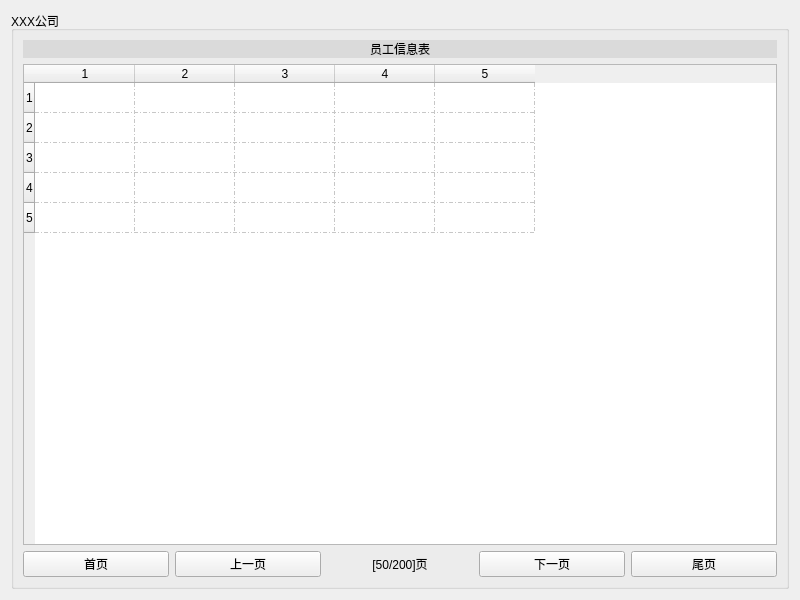
<?xml version="1.0" encoding="UTF-8"?>
<ui version="4.0">
 <class>Form</class>
 <widget class="QWidget" name="Form">
  <property name="geometry">
   <rect>
    <x>0</x>
    <y>0</y>
    <width>800</width>
    <height>600</height>
   </rect>
  </property>
  <property name="windowTitle">
   <string>Form</string>
  </property>
  <layout class="QVBoxLayout" name="verticalLayout">
   <item>
    <widget class="QGroupBox" name="groupBox">
     <property name="title">
      <string>XXX公司</string>
     </property>
     <layout class="QVBoxLayout" name="verticalLayout_2">
      <item>
       <widget class="QLabel" name="title">
        <property name="styleSheet">
         <string notr="true">background-color: rgb(218, 218, 218);</string>
        </property>
        <property name="text">
         <string>员工信息表</string>
        </property>
        <property name="alignment">
         <set>Qt::AlignCenter</set>
        </property>
       </widget>
      </item>
      <item>
       <widget class="QTableWidget" name="tableWidget">
        <property name="focusPolicy">
         <enum>Qt::NoFocus</enum>
        </property>
        <property name="gridStyle">
         <enum>Qt::DashDotLine</enum>
        </property>
        <property name="cornerButtonEnabled">
         <bool>false</bool>
        </property>
        <property name="rowCount">
         <number>5</number>
        </property>
        <property name="columnCount">
         <number>5</number>
        </property>
        <row/>
        <row/>
        <row/>
        <row/>
        <row/>
        <column/>
        <column/>
        <column/>
        <column/>
        <column/>
       </widget>
      </item>
      <item>
       <widget class="QWidget" name="form_page_bar" native="true">
        <layout class="QHBoxLayout" name="horizontalLayout_21">
         <property name="leftMargin">
          <number>0</number>
         </property>
         <property name="topMargin">
          <number>0</number>
         </property>
         <property name="rightMargin">
          <number>0</number>
         </property>
         <property name="bottomMargin">
          <number>0</number>
         </property>
         <item>
          <widget class="QPushButton" name="form_first_page">
           <property name="text">
            <string>首页</string>
           </property>
          </widget>
         </item>
         <item>
          <widget class="QPushButton" name="form_previous_page">
           <property name="text">
            <string>上一页</string>
           </property>
          </widget>
         </item>
         <item>
          <widget class="QLabel" name="form_page_num">
           <property name="text">
            <string>[50/200]页</string>
           </property>
           <property name="alignment">
            <set>Qt::AlignCenter</set>
           </property>
          </widget>
         </item>
         <item>
          <widget class="QPushButton" name="form_next_page">
           <property name="text">
            <string>下一页</string>
           </property>
          </widget>
         </item>
         <item>
          <widget class="QPushButton" name="form_last_page">
           <property name="text">
            <string>尾页</string>
           </property>
          </widget>
         </item>
        </layout>
       </widget>
      </item>
     </layout>
    </widget>
   </item>
  </layout>
 </widget>
 <resources/>
 <connections/>
</ui>
